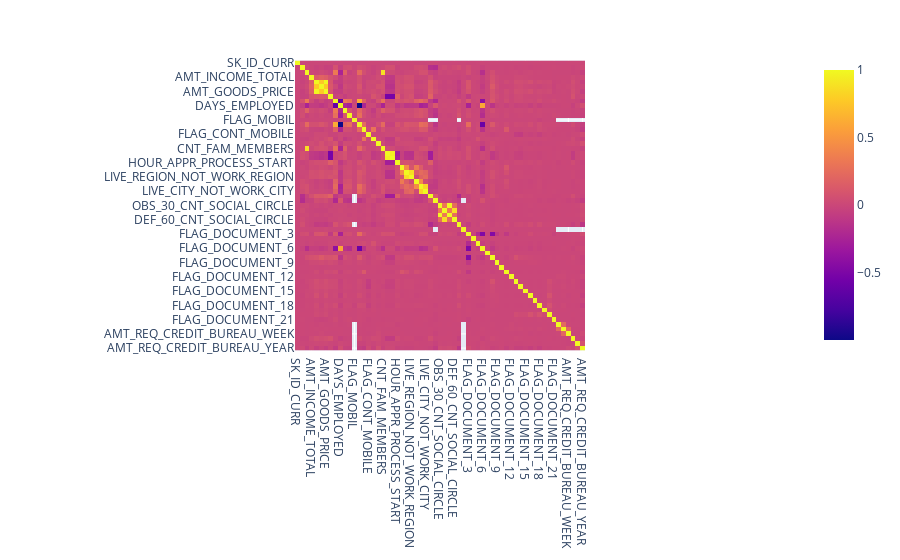

Notebook cell for this chart:
### Markdown cell above
Correlation matrix below shows high correlation for some variables.
The dataset may be a good candidate for PCA analysis prior to building predictive model. If we look at the correlation matrix before exclusion of columns with 25%+ missing values, we see many variables with high correlation so if missing values are of no concern and columns are kept, one absolutely has to work on dimentionality reduction

### Code cell
corrMatrix = df.corr()


fig = px.imshow(corrMatrix)
fig.show()

### Figure 1 — Plotly figure (JSON) as saved in the notebook; plotly's stock layout.template omitted (floating-point values rounded to 4 significant figures; data arrays with more than 128 entries replaced by an {"elided": "..."} marker saying what was removed)
{"data": [{"coloraxis": "coloraxis", "hovertemplate": "x: %{x}<br>y: %{y}<br>color: %{z}<extra></extra>", "name": "0", "type": "heatmap", "x": ["SK_ID_CURR", "TARGET", "CNT_CHILDREN", "AMT_INCOME_TOTAL", "AMT_CREDIT", "AMT_ANNUITY", "AMT_GOODS_PRICE", "REGION_POPULATION_RELATIVE", "DAYS_BIRTH", "DAYS_EMPLOYED", "DAYS_REGISTRATION", "DAYS_ID_PUBLISH", "FLAG_MOBIL", "FLAG_EMP_PHONE", "FLAG_WORK_PHONE", "FLAG_CONT_MOBILE", "FLAG_PHONE", "FLAG_EMAIL", "CNT_FAM_MEMBERS", "REGION_RATING_CLIENT", "REGION_RATING_CLIENT_W_CITY", "HOUR_APPR_PROCESS_START", "REG_REGION_NOT_LIVE_REGION", "REG_REGION_NOT_WORK_REGION", "LIVE_REGION_NOT_WORK_REGION", "REG_CITY_NOT_LIVE_CITY", "REG_CITY_NOT_WORK_CITY", "LIVE_CITY_NOT_WORK_CITY", "EXT_SOURCE_2", "EXT_SOURCE_3", "OBS_30_CNT_SOCIAL_CIRCLE", "DEF_30_CNT_SOCIAL_CIRCLE", "OBS_60_CNT_SOCIAL_CIRCLE", "DEF_60_CNT_SOCIAL_CIRCLE", "DAYS_LAST_PHONE_CHANGE", "FLAG_DOCUMENT_2", "FLAG_DOCUMENT_3", "FLAG_DOCUMENT_4", "FLAG_DOCUMENT_5", "FLAG_DOCUMENT_6", "FLAG_DOCUMENT_7", "FLAG_DOCUMENT_8", "FLAG_DOCUMENT_9", "FLAG_DOCUMENT_10", "FLAG_DOCUMENT_11", "FLAG_DOCUMENT_12", "FLAG_DOCUMENT_13", "FLAG_DOCUMENT_14", "FLAG_DOCUMENT_15", "FLAG_DOCUMENT_16", "FLAG_DOCUMENT_17", "FLAG_DOCUMENT_18", "FLAG_DOCUMENT_19", "FLAG_DOCUMENT_20", "FLAG_DOCUMENT_21", "AMT_REQ_CREDIT_BUREAU_HOUR", "AMT_REQ_CREDIT_BUREAU_DAY", "AMT_REQ_CREDIT_BUREAU_WEEK", "AMT_REQ_CREDIT_BUREAU_MON", "AMT_REQ_CREDIT_BUREAU_QRT", "AMT_REQ_CREDIT_BUREAU_YEAR"], "xaxis": "x", "y": ["SK_ID_CURR", "TARGET", "CNT_CHILDREN", "AMT_INCOME_TOTAL", "AMT_CREDIT", "AMT_ANNUITY", "AMT_GOODS_PRICE", "REGION_POPULATION_RELATIVE", "DAYS_BIRTH", "DAYS_EMPLOYED", "DAYS_REGISTRATION", "DAYS_ID_PUBLISH", "FLAG_MOBIL", "FLAG_EMP_PHONE", "FLAG_WORK_PHONE", "FLAG_CONT_MOBILE", "FLAG_PHONE", "FLAG_EMAIL", "CNT_FAM_MEMBERS", "REGION_RATING_CLIENT", "REGION_RATING_CLIENT_W_CITY", "HOUR_APPR_PROCESS_START", "REG_REGION_NOT_LIVE_REGION", "REG_REGION_NOT_WORK_REGION", "LIVE_REGION_NOT_WORK_REGION", "REG_CITY_NOT_LIVE_CITY", "REG_CITY_NOT_WORK_CITY", "LIVE_CITY_NOT_WORK_CITY", "EXT_SOURCE_2", "EXT_SOURCE_3", "OBS_30_CNT_SOCIAL_CIRCLE", "DEF_30_CNT_SOCIAL_CIRCLE", "OBS_60_CNT_SOCIAL_CIRCLE", "DEF_60_CNT_SOCIAL_CIRCLE", "DAYS_LAST_PHONE_CHANGE", "FLAG_DOCUMENT_2", "FLAG_DOCUMENT_3", "FLAG_DOCUMENT_4", "FLAG_DOCUMENT_5", "FLAG_DOCUMENT_6", "FLAG_DOCUMENT_7", "FLAG_DOCUMENT_8", "FLAG_DOCUMENT_9", "FLAG_DOCUMENT_10", "FLAG_DOCUMENT_11", "FLAG_DOCUMENT_12", "FLAG_DOCUMENT_13", "FLAG_DOCUMENT_14", "FLAG_DOCUMENT_15", "FLAG_DOCUMENT_16", "FLAG_DOCUMENT_17", "FLAG_DOCUMENT_18", "FLAG_DOCUMENT_19", "FLAG_DOCUMENT_20", "FLAG_DOCUMENT_21", "AMT_REQ_CREDIT_BUREAU_HOUR", "AMT_REQ_CREDIT_BUREAU_DAY", "AMT_REQ_CREDIT_BUREAU_WEEK", "AMT_REQ_CREDIT_BUREAU_MON", "AMT_REQ_CREDIT_BUREAU_QRT", "AMT_REQ_CREDIT_BUREAU_YEAR"], "yaxis": "y", "z": {"elided": "61x61 float values"}}], "layout": {"coloraxis": {"colorscale": [[0, "#0d0887"], [0.1111, "#46039f"], [0.2222, "#7201a8"], [0.3333, "#9c179e"], [0.4444, "#bd3786"], [0.5556, "#d8576b"], [0.6667, "#ed7953"], [0.7778, "#fb9f3a"], [0.8889, "#fdca26"], [1, "#f0f921"]]}, "margin": {"t": 60}, "xaxis": {"anchor": "y", "constrain": "domain", "domain": [0, 1], "scaleanchor": "y"}, "yaxis": {"anchor": "x", "autorange": "reversed", "constrain": "domain", "domain": [0, 1]}}}
